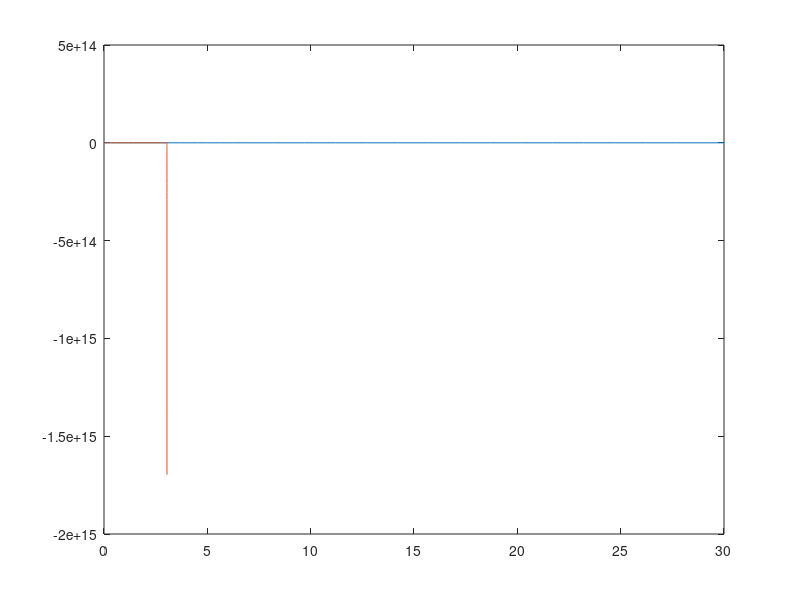

MATLAB code for this plot:

%% Population model with harvesting
close all

P0 = 15;
k1 = 25;
tspan = [0, 30];

% Simulation with simple harvesting
DE = @(t, P) (10-P).*P - k1;
tspan = [0, 30];
[t, P1] = ode45(DE, tspan, P0);
plot(t, P1);
hold on;
% Simulation with simple harvesting
DE = @(t, P) (10-P).*P - (k1+1);
tspan = [0, 30];
[t, P1] = ode45(DE, tspan, P0);
plot(t, P1);
hold on;

% ylim([0, P0]);